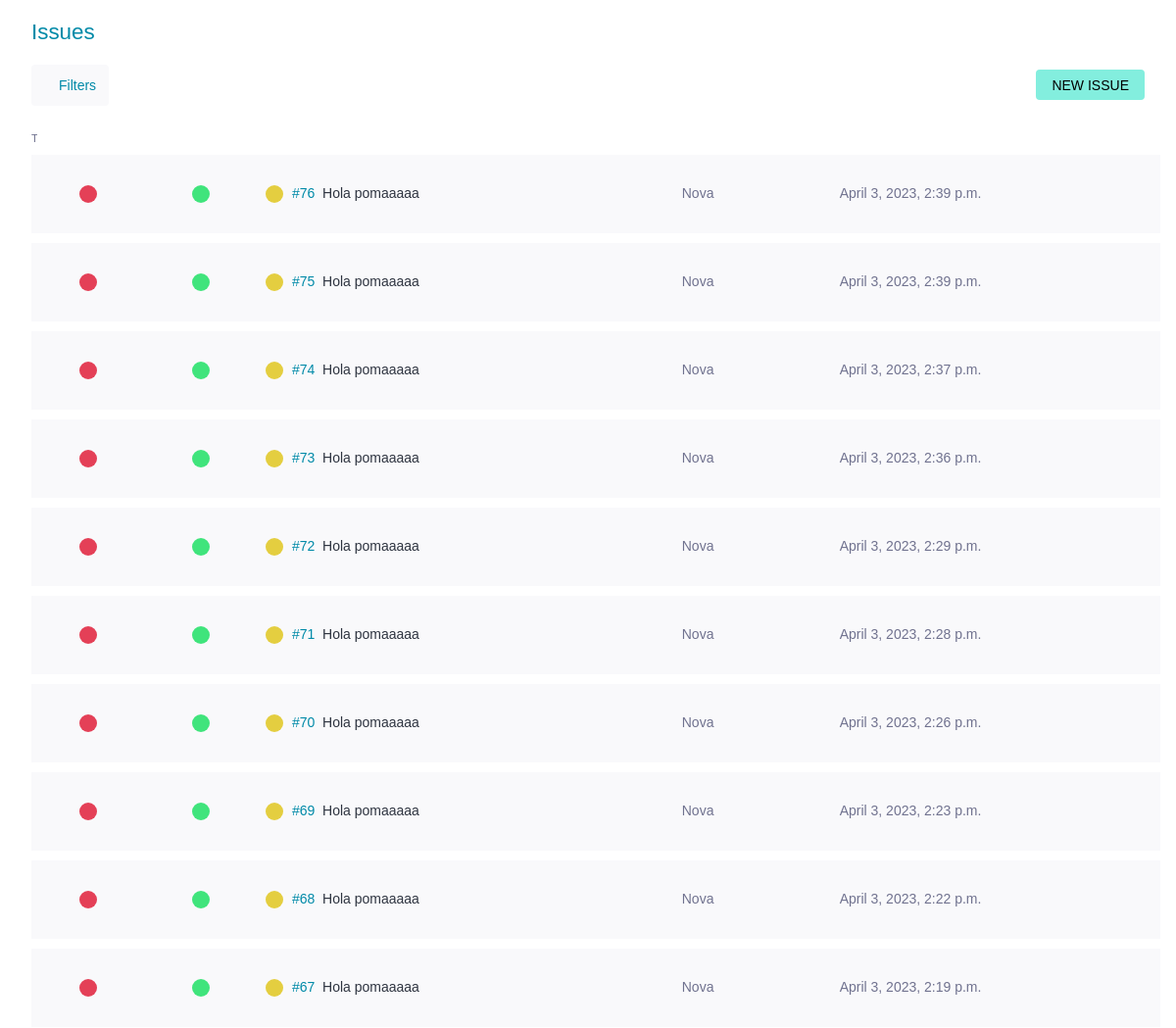
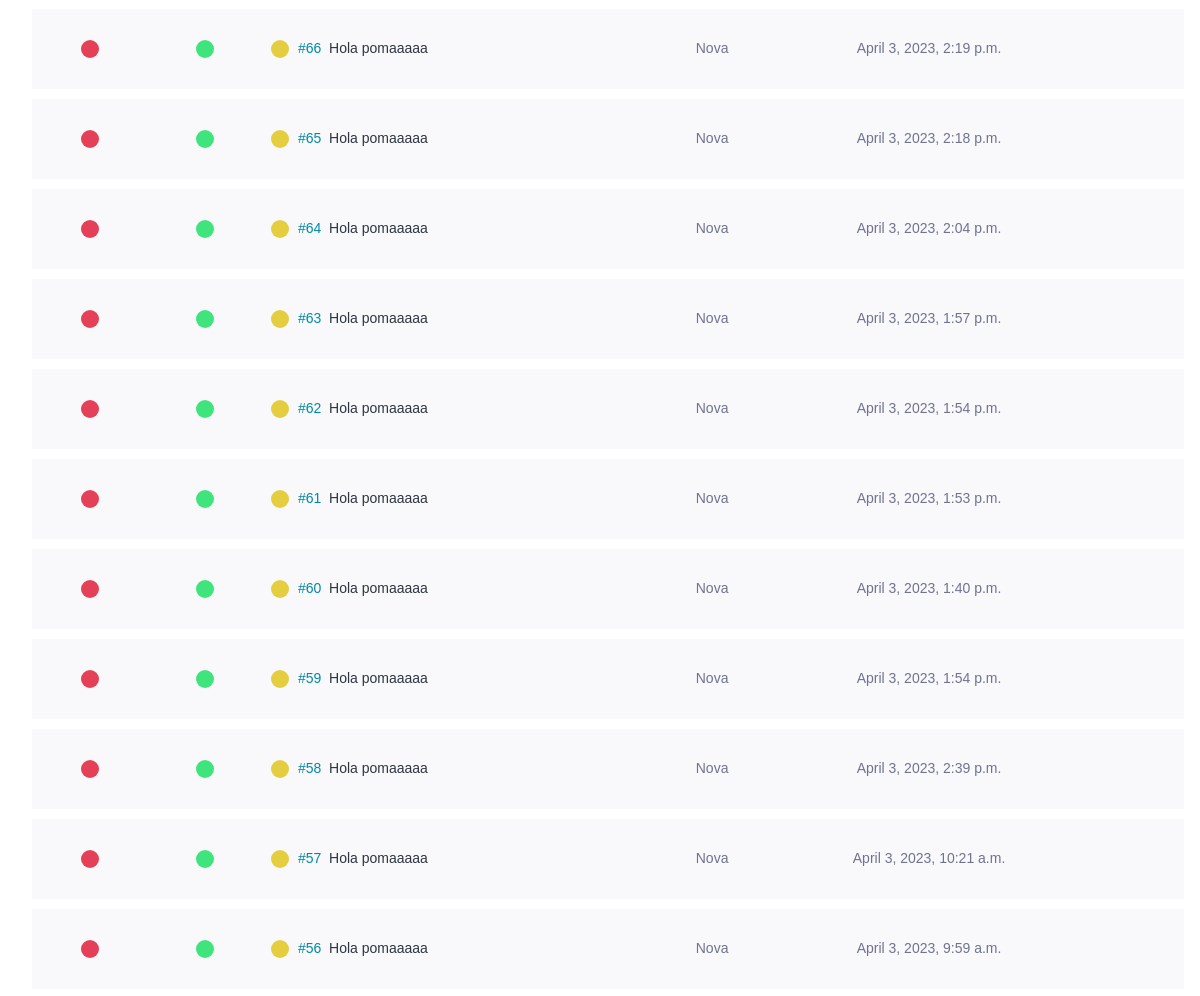
/issues/ (signed in, upper part), run on an earlier commit of the app's database (2 pictures, top to bottom).
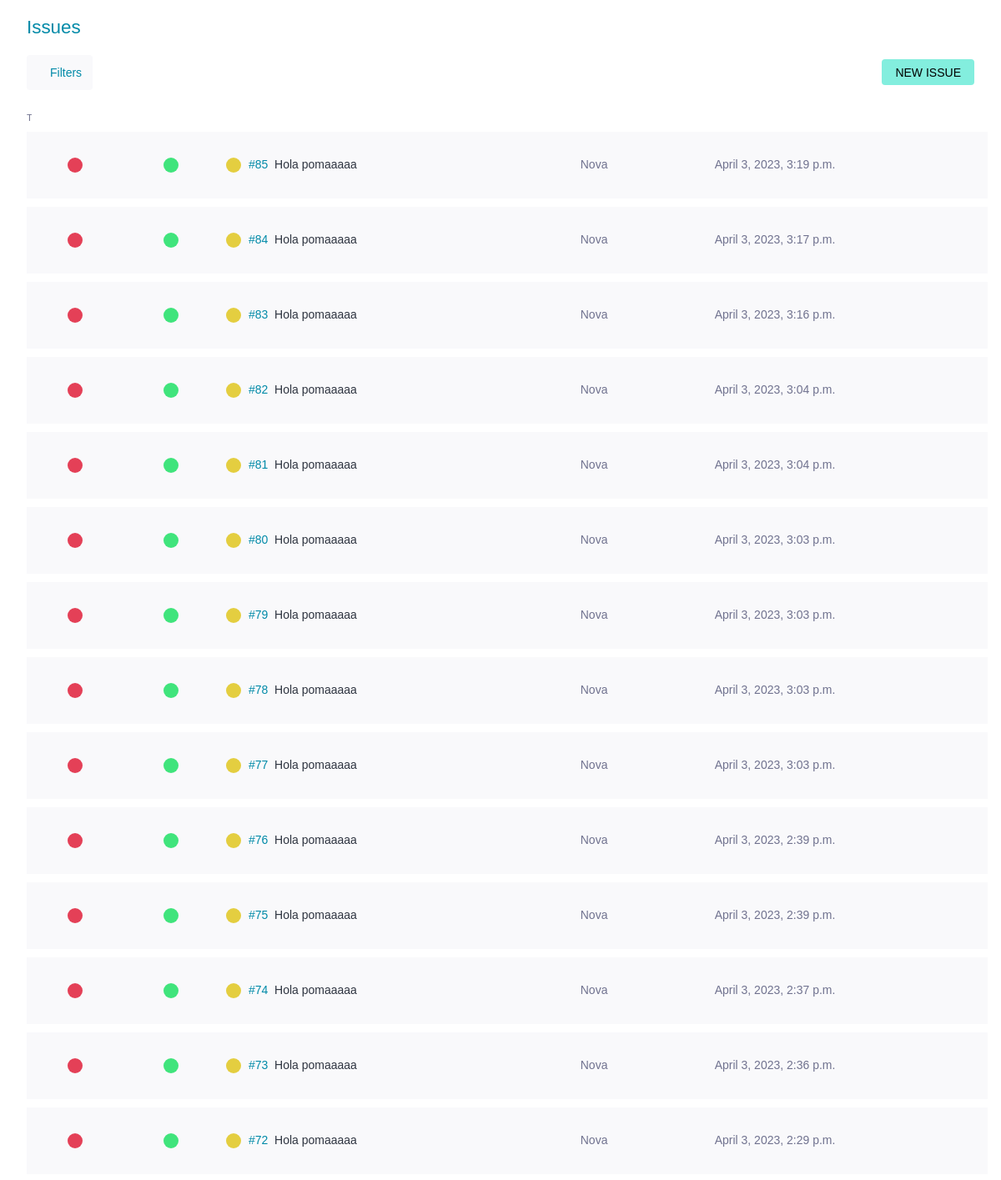
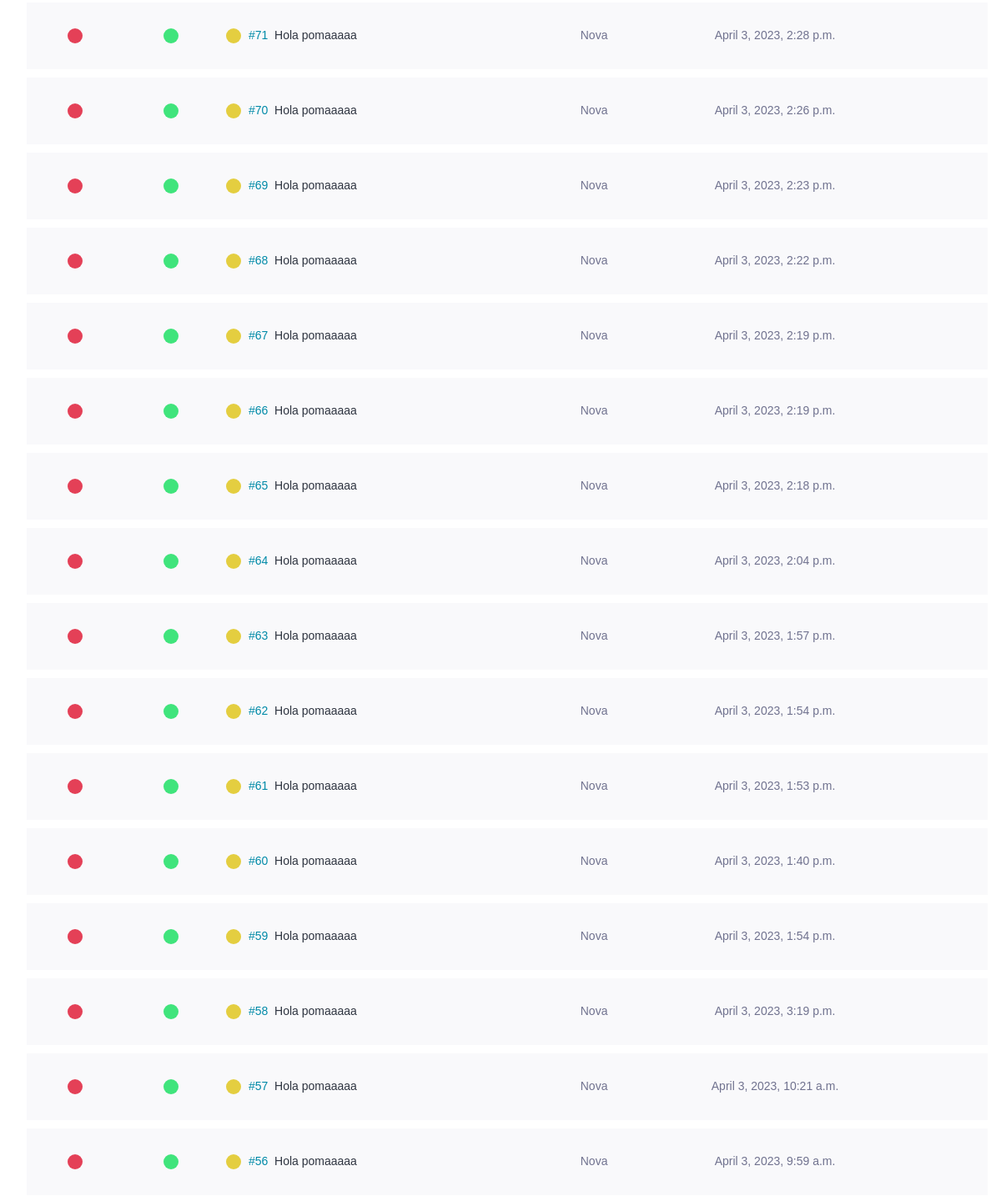
And on a later commit of the database (2 pictures, top to bottom).
### issues/models.py (models this page shows)
class Issue(models.Model):
    BUG = 'B'
    PREG = 'P'
    MIL = 'M'
    TTIPUS = (
        (BUG, _('Bug')),
        (PREG, _('Pregunta')),
        (MIL, _('Millora'))
    )
    NOVA = 'N'
    DOING = 'D'
    TEST = 'T'
    CLOSED = 'C'
    INFO = 'I'
    REBUTJADA = 'R'
    PROP = 'P'
    TESTATS = (
        (NOVA, _('Nova')),
        (DOING, _('En curs')),
        (TEST, _('Llesta per testejar')),
        (CLOSED, _('Tancada')),
        (INFO, _('Necessita informació')),
        (REBUTJADA, _('Rebutjada')),
        (PROP, _('Proposada'))
    )
    DESITJ = 'D'
    MENOR = 'M'
    NORMAL = 'N'
    IMP = 'I'
    CRITIC = 'C'
    TGRAVETAT = (
        (DESITJ, _('Desitjada')),
        (MENOR, _('Menor')),
        (NORMAL, _('Normal')),
        (IMP, _('Important')),
        (CRITIC, _('Crítica'))
    )
    BAIXA = 'B'
    MITJA = 'M'
    ALTA = 'A'
    TPRIORITAT = (
        (BAIXA, _('Baixa')),
        (MITJA, _('Normal')),
        (ALTA, _('Alta'))
    )
    id = models.AutoField(primary_key=True, verbose_name=_('Identificador'))
    subject = models.CharField(max_length=500, null=False, blank=False, verbose_name=_('Assumpte'))
    descripcio = models.CharField(max_length=524288, null=True, blank=True, verbose_name=_('Descripció'))
    tipus = models.CharField(choices=TTIPUS, default=BUG, max_length=5, verbose_name=_('Tipus'))
    estat = models.CharField(choices=TESTATS, default=NOVA, max_length=5, verbose_name=_('Estat'))
    gravetat = models.CharField(choices=TGRAVETAT, default=NORMAL, max_length=5, verbose_name=_('Gravetat'))
    prioritat = models.CharField(choices=TPRIORITAT, default=MITJA, max_length=5, verbose_name=_('Prioritat'))
    creador = models.ForeignKey(Usuari, related_name='creats', null=True, blank=True, on_delete=models.DO_NOTHING, verbose_name=_('Creador'))
    assignacio = models.ForeignKey(Usuari, related_name='assignats', null=True, blank=True, on_delete=models.DO_NOTHING, verbose_name=_('Assignada a'))
    dataCreacio = models.DateTimeField(auto_now_add=True, verbose_name=_('Data creació'))
    dataModificacio = models.DateTimeField(auto_now=True, verbose_name=_('Última modificació'))
    dataLimit = models.DateTimeField(null=True, blank=True, verbose_name=_('Data límit'))
    bloquejat = models.BooleanField(null=False, blank=False, default=False, verbose_name=_('Bloquejat'))
    motiuBloqueig = models.CharField(max_length=50, null=True, blank=True, verbose_name=_('Motiu bloqueig'))
    tags = models.ManyToManyField(Tag, related_name='issues',  verbose_name=_('Tags'))
    def get_types(self):
        return {
            'TTipus': Issue.TTIPUS,
            'TEstats': Issue.TESTATS,
            'TGravetat': Issue.TGRAVETAT,
            'TPrioritat': Issue.TPRIORITAT
        }

### issues/views.py (the view)
# urls.py: path('', views.ListIssueView.as_view(), name='tots_issues'),
class ListIssueView(IsAuthenticatedMixin, FilterView):
    model = Issue
    template_name = 'issue_list.html'
    filterset_class = IssueFilter
    context_object_name = 'issues'
    def get_context_data(self, **kwargs):
        context = super().get_context_data(**kwargs)
        context.update(Issue.get_types(self))
        context.update({
            'usuaris': Usuari.objects.all(),
            'tags': Tag.objects.all()
        })
        return context
    def get_queryset(self):
        queryset = super().get_queryset()
        filter = IssueFilter(self.request.GET, queryset=queryset)
        order_by = self.request.GET.get('order_by', '-dataCreacio')
        queryset = filter.qs.order_by(order_by)
        return queryset

### issues/templates/issue_list.html (shortened to what the changed rows need)
{% extends 'base.html' %}
{% block content %}
<div class="master" style>
    <div class = "wrapper issues lightbox-generic-form">
        <div class="main issue-main">
            <div class="issue-top">
                <header class="issue-header">
                    <h1>
                        <span>Issues</span>
                    </h1>
                </header>
            </div>
            <div class="issue-container">
                <div class="issue-page"style="width: 100%;">
                   <table class="issues-table" style="width: 100%;border-collapse:separate; border-spacing: 0 10px;">
                        {% for issue in issues %}
                            <tr class="row table-main" style="height: 80px;">
                                <td class="level-field" style="width: 10%; text-align: center;
                                vertical-align: middle">
                                        {% if issue.tipus == "B" %}
                                            <div class="level" style="background: rgb(228, 64, 87)"></div>
                                        {%elif issue.tipus == "P"%}
                                            <p class="level" style="background: rgb(81, 120, 211)"></p>
                                        {%elif issue.tipus == "M"%}
                                            <p class="level" style="background:  rgb(64, 228, 206)"></p>
                                        {%endif%}
                                </td>
                                 <td class="level-field" style="width: 10%;text-align: center;
                                 vertical-align: middle;">
                                    {% if issue.gravetat == "D" %}
                                        <div class="level" style="background: rgb(112, 114, 143)"></div>
                                    {%elif issue.gravetat == "M"%}
                                        <p class="level" style="background: rgb(64, 168, 228)"></p>
                                    {%elif issue.gravetat == "N"%}
                                        <p class="level" style="background:  rgb(64, 228, 124)"></p>
                                    {%elif issue.gravetat == "I"%}
                                        <p class="level" style="background:  rgb(228, 162, 64)"></p>
                                    {%elif issue.gravetat == "C"%}
                                        <p class="level" style="background:   rgb(211, 84, 80)"></p>
                                    {%endif%}
                                 </td>
                                 <td class="level-field" style="width: 10%t;text-align: center;
                                 vertical-align: middle;">
                                        {% if issue.prioritat == "B" %}
                                            <p class="level" style="background: rgb(168, 228, 64);"></p>
                                        {%elif issue.prioritat == "M"%}
                                            <p class="level" style=" background: rgb(228, 206, 64);;"></p>
                                        {%elif issue.prioritat == "A"%}
                                            <p class="level" style="background:  rgb(228, 124, 64);"></p>
                                        {%endif%}
                                </td>
                                <td class="subject" style="text-align: center;
                                vertical-align: middle;">
                                    <a href="/issues/{{issue.id}}/edit" >
                                        <span classe="issue-text" style="display: inline-flex;">
                                            <span class="issue-ref">#{{issue.id}}</span>
                                            <span class="issue-subject">{{issue.subject}}</span>
                                        </span>
                                    </a>
                                </td>
                                <td style="text-align: center;
                                vertical-align: middle;">
                                    <div class="assigned-field" >
                                    {%if issue.estat == 'N' %}
                                        <span>Nova</span>
                                    {%elif issue.estat == 'D'%}
                                        <span>En curs</span>
                                    {%elif issue.estat == 'T'%}
                                        <span>Llesta per testejar</span>
                                    {%elif issue.estat == 'C'%}
                                        <span style="color:#70b578">Tancada</span>
                                    {%elif issue.estat == 'I'%}
                                        <span>Necessita informació</span>
                                    {%elif issue.estat == 'R'%}
                                        <span style="color:#FF0000">Rebutjada</span>
                                    {%elif issue.estat == 'P'%}
                                        <span>Proposada</span>
                                    {%endif%}
                                    </div>
                                </td>
                                <td class="modified-field" style="text-align: center;
                                vertical-align: middle;">
                                    <span>{{issue.dataModificacio}}</span>
                                </td>
                                <td class="assigned-field" style="text-align: center;
                                vertical-align: middle;">
                                </td>
                            </tr>
                        {% endfor %}
                    </table>
                </div>
            </div>
</div>
</div>
{% endblock %}

What changed in the data, as far as the page shows it:
added Issue: tipus "B" (drawn), gravetat "N" (drawn), prioritat "M" (drawn), id "85", subject "Hola pomaaaaa", estat "Nova", dataModificacio "April 3, 2023, 3:19 p.m."
added Issue: tipus "B" (drawn), gravetat "N" (drawn), prioritat "M" (drawn), id "84", subject "Hola pomaaaaa", estat "Nova", dataModificacio "April 3, 2023, 3:17 p.m."
added Issue: tipus "B" (drawn), gravetat "N" (drawn), prioritat "M" (drawn), id "83", subject "Hola pomaaaaa", estat "Nova", dataModificacio "April 3, 2023, 3:16 p.m."
added Issue: tipus "B" (drawn), gravetat "N" (drawn), prioritat "M" (drawn), id "82", subject "Hola pomaaaaa", estat "Nova", dataModificacio "April 3, 2023, 3:04 p.m."
added Issue: tipus "B" (drawn), gravetat "N" (drawn), prioritat "M" (drawn), id "81", subject "Hola pomaaaaa", estat "Nova", dataModificacio "April 3, 2023, 3:04 p.m."
added Issue: tipus "B" (drawn), gravetat "N" (drawn), prioritat "M" (drawn), id "80", subject "Hola pomaaaaa", estat "Nova", dataModificacio "April 3, 2023, 3:03 p.m."
added Issue: tipus "B" (drawn), gravetat "N" (drawn), prioritat "M" (drawn), id "79", subject "Hola pomaaaaa", estat "Nova", dataModificacio "April 3, 2023, 3:03 p.m."
added Issue: tipus "B" (drawn), gravetat "N" (drawn), prioritat "M" (drawn), id "78", subject "Hola pomaaaaa", estat "Nova", dataModificacio "April 3, 2023, 3:03 p.m."
added Issue: tipus "B" (drawn), gravetat "N" (drawn), prioritat "M" (drawn), id "77", subject "Hola pomaaaaa", estat "Nova", dataModificacio "April 3, 2023, 3:03 p.m."
changed Issue id 58: dataModificacio "April 3, 2023, 2:39 p.m." → "April 3, 2023, 3:19 p.m."
